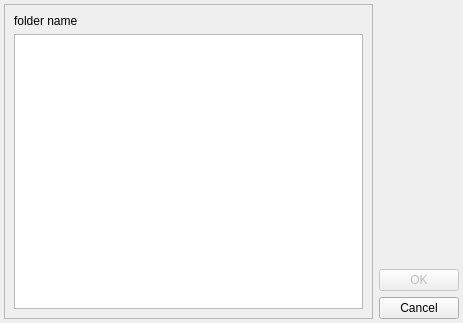
<?xml version="1.0" encoding="UTF-8"?>
<ui version="4.0">
 <class>SelectStructDialogClass</class>
 <widget class="QDialog" name="SelectStructDialogClass">
  <property name="geometry">
   <rect>
    <x>0</x>
    <y>0</y>
    <width>463</width>
    <height>323</height>
   </rect>
  </property>
  <property name="windowTitle">
   <string>falconG - Gallery Source Selection</string>
  </property>
  <property name="windowIcon">
   <iconset resource="falcong.qrc">
    <normaloff>:/icons/Resources/falconG-icon.png</normaloff>:/icons/Resources/falconG-icon.png</iconset>
  </property>
  <layout class="QHBoxLayout" name="horizontalLayout">
   <property name="leftMargin">
    <number>4</number>
   </property>
   <property name="topMargin">
    <number>4</number>
   </property>
   <property name="rightMargin">
    <number>4</number>
   </property>
   <property name="bottomMargin">
    <number>4</number>
   </property>
   <item>
    <widget class="QFrame" name="frame">
     <property name="frameShape">
      <enum>QFrame::StyledPanel</enum>
     </property>
     <property name="frameShadow">
      <enum>QFrame::Raised</enum>
     </property>
     <layout class="QVBoxLayout" name="verticalLayout">
      <item>
       <widget class="QLabel" name="lblFolderName">
        <property name="text">
         <string>folder name</string>
        </property>
       </widget>
      </item>
      <item>
       <widget class="QListWidget" name="lwStructs"/>
      </item>
     </layout>
    </widget>
   </item>
   <item>
    <layout class="QVBoxLayout">
     <property name="spacing">
      <number>6</number>
     </property>
     <property name="leftMargin">
      <number>0</number>
     </property>
     <property name="topMargin">
      <number>0</number>
     </property>
     <property name="rightMargin">
      <number>0</number>
     </property>
     <property name="bottomMargin">
      <number>0</number>
     </property>
     <item>
      <spacer>
       <property name="orientation">
        <enum>Qt::Vertical</enum>
       </property>
       <property name="sizeHint" stdset="0">
        <size>
         <width>20</width>
         <height>40</height>
        </size>
       </property>
      </spacer>
     </item>
     <item>
      <widget class="QPushButton" name="btnOk">
       <property name="enabled">
        <bool>false</bool>
       </property>
       <property name="text">
        <string>OK</string>
       </property>
      </widget>
     </item>
     <item>
      <widget class="QPushButton" name="btnCancel">
       <property name="text">
        <string>Cancel</string>
       </property>
      </widget>
     </item>
    </layout>
   </item>
  </layout>
 </widget>
 <resources>
  <include location="falcong.qrc"/>
 </resources>
 <connections>
  <connection>
   <sender>btnOk</sender>
   <signal>clicked()</signal>
   <receiver>SelectStructDialogClass</receiver>
   <slot>accept()</slot>
   <hints>
    <hint type="sourcelabel">
     <x>351</x>
     <y>38</y>
    </hint>
    <hint type="destinationlabel">
     <x>233</x>
     <y>29</y>
    </hint>
   </hints>
  </connection>
  <connection>
   <sender>btnCancel</sender>
   <signal>clicked()</signal>
   <receiver>SelectStructDialogClass</receiver>
   <slot>reject()</slot>
   <hints>
    <hint type="sourcelabel">
     <x>330</x>
     <y>66</y>
    </hint>
    <hint type="destinationlabel">
     <x>197</x>
     <y>125</y>
    </hint>
   </hints>
  </connection>
 </connections>
</ui>
